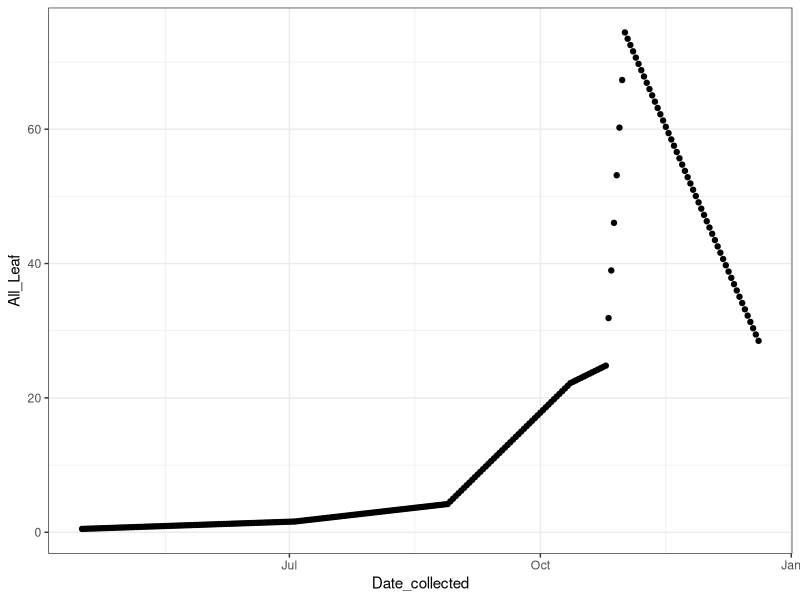
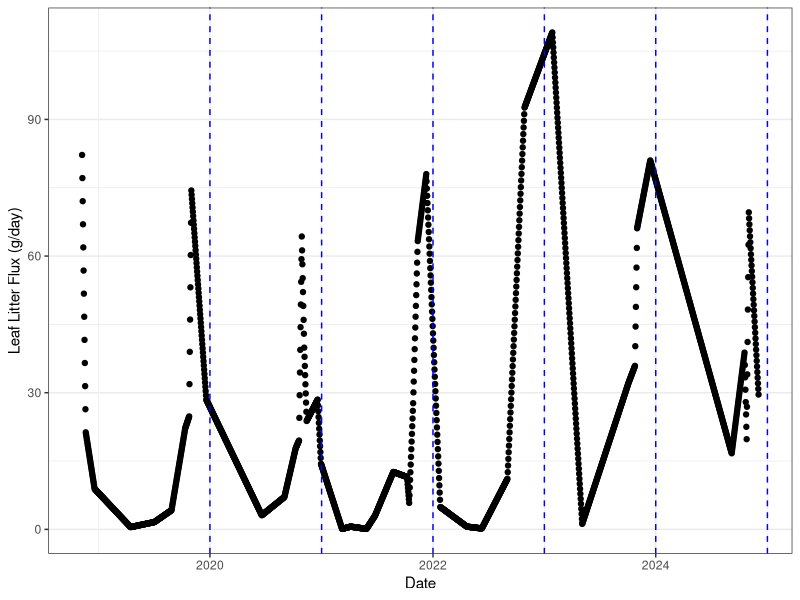
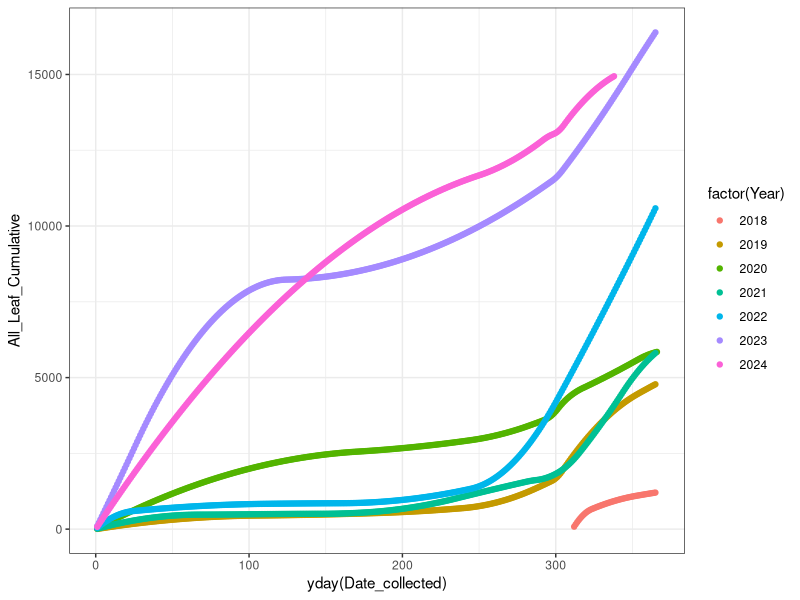
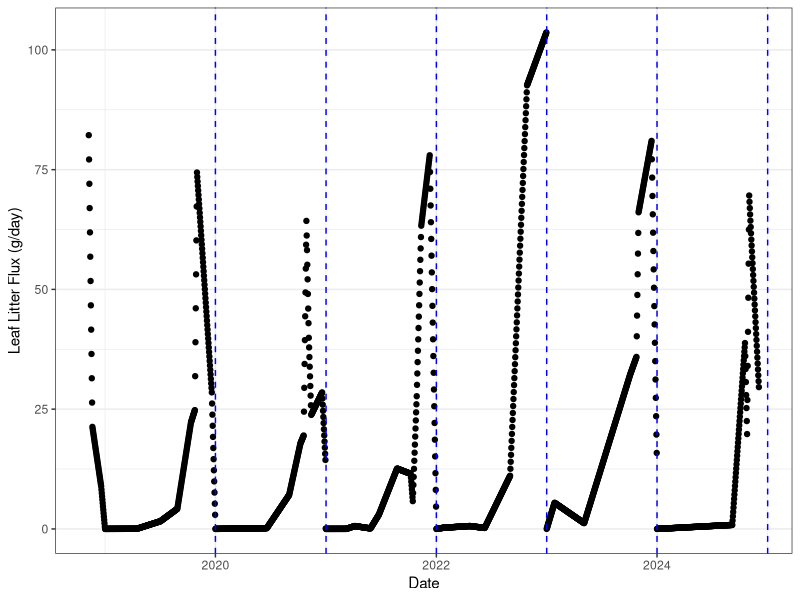
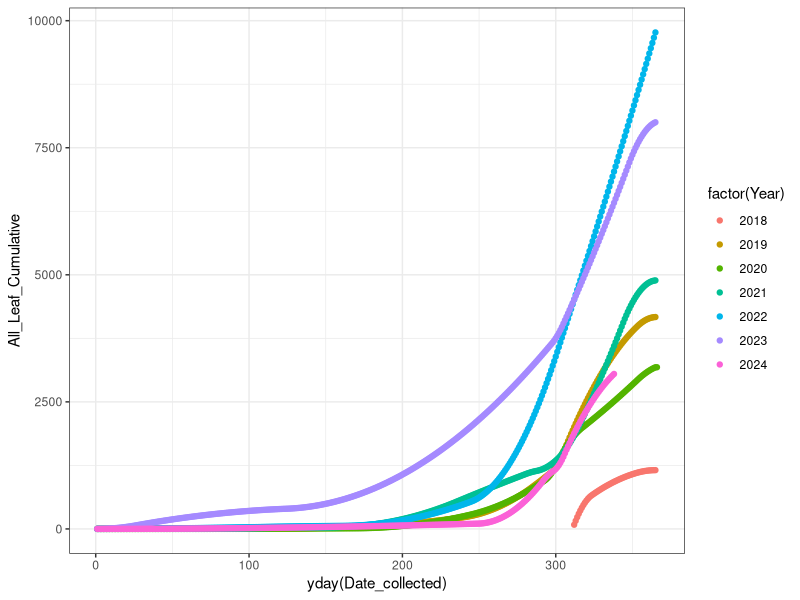

Write R code to recreate these figures, in order.
## ---- chunk 1
knitr::opts_chunk$set(echo = TRUE)

library(readr)
library(lubridate)
library(dplyr)
library(ggplot2)
library(tidyr)
library(zoo)
theme_set(theme_bw())
## ---- chunk 2
litter <- read_csv("TEMPEST litter data - Masses.csv", 
                   skip = 1, show_col_types = FALSE) 
## Convert date collected column into an actual date format,
## and isolate columns we care about
litter %>%
  filter(!is.na(Date_collected)) %>% 
  mutate(Date_collected = mdy(Date_collected),
         Year = year(Date_collected)) %>% 
  select(Plot, Trap, Date_collected, Year, 
         Leaf_ACRU, Leaf_FAGR, Leaf_LITU, Leaf_Other, All_Leaf) ->
  litter

message("data read ok! rows = ", nrow(litter))
## ---- chunk 3
## if else means; condition is na is all leaf; if true add species and put in all leaf; if false use what is in all leaf
litter %>% 
  mutate(All_Leaf = if_else(condition = is.na(All_Leaf),
                            true = Leaf_ACRU + Leaf_FAGR + Leaf_LITU + Leaf_Other,
                            false = All_Leaf)) ->
  litter

## ---- chunk 4
# for each plot and trap we want to compute the days

litter %>%
  arrange(Date_collected) %>%
  group_by(Plot, Trap) %>% 
  # compute the difference between collection dates. For a series of
  # size n, diff() returns n-1 intervals, so we add one NA at the front
  # because the first date has no elapsed time (since no previous date)
  mutate(elapsed_days = c(NA, diff(Date_collected))) %>% 
  ungroup() %>%
  arrange(Plot, Trap, Date_collected) %>% 
  ## finally compute flux: litter per day
  mutate(All_Leaf_perday = All_Leaf / elapsed_days) ->
  litter

## ---- chunk 5

## to interpolate between two dates, we need to create empty rows
## for example, if we collected on 10/1 and 10/10 right now we only have those rows in our data set
## so we need to create rows from 10/2 . . . 10/9 and then interpolate between the 10/1 flux and 10/10 flux to fill in those rows
## we will use complete() to generate the non-measured intervening dates
## and then we will use zoo::na.approx() to interpolate

# Date example
test <- tibble(day = mdy(c("10/20/2021", "10/31/2021")),
               values = c(60, 97))
test %>% 
  complete(day = seq(min(day), max(day), by = "day")) %>% 
  mutate(values = na.approx(values))

# Examine: just the control 'A' trap in 2019
litter %>% 
  filter(Plot == "C", Trap == "A", year(Date_collected) == 2019) %>% 
  select(Plot, Trap, Date_collected, All_Leaf) ->
  litter_C_A_example

# Generate a sequence between first and last collection dates
days_wanted <- seq(from = min(litter_C_A_example$Date_collected), 
                   to = max(litter_C_A_example$Date_collected), 
                   by = "day")

# Just as an EXAMPLE Generate for the entire year NOT IDEAL as
# this hard-codes dates which we don't want to do
## days_wanted <- seq(from = ymd ("2019-01-01"), 
                  # to = ymd ("2019-12-31"), 
                  # by = "day")

# We want all days for all combinations of plot and trap

litter_C_A_example %>%
  complete(Plot, Trap, Date_collected = days_wanted) %>%
  mutate(All_Leaf = na.approx(All_Leaf, na.rm = FALSE)) ->
  litter_C_A_2019

# Visualize our example control A 2019 data

ggplot(litter_C_A_2019, aes(x = Date_collected, y = All_Leaf)) +
  geom_point()

## ---- chunk 6
## Control trap A over all years

litter %>% 
  filter(Plot == "C", Trap == "A") %>% 
  select(Plot, Trap, Date_collected, Year, All_Leaf) ->
  litter_C_A_allyears

# Compute the dates we want to complete()
days_wanted <- seq(from = min(litter_C_A_allyears$Date_collected, na.rm = TRUE), 
                   to = max(litter_C_A_allyears$Date_collected, na.rm = TRUE), 
                   by = "day")

# Estimate daily fluxes for all days of all years
litter_C_A_allyears %>%
  # complete the dataset, inserting missing dates
  complete(Plot, Trap, Date_collected = days_wanted) %>%
  # interpolate
  mutate(All_Leaf = na.approx(All_Leaf, na.rm = FALSE),
         # re-compute this, since we inserted new dates
         Year = year(Date_collected)) %>% 
  # compute cumulative flux for each year
  group_by(Year) %>% 
  mutate(All_Leaf_Cumulative = cumsum(All_Leaf)) ->
  litter_C_A_daily

ggplot(litter_C_A_daily, aes(x = Date_collected, y = All_Leaf)) + 
  geom_point(na.rm = TRUE) +
  ylab("Leaf Litter Flux (g/day)") +
  xlab("Date") +
  geom_vline(xintercept = ymd(paste0(2020:2025, "-01-01")), 
             color = "blue", linetype = 2)

ggplot(litter_C_A_daily, aes(x = yday(Date_collected),
                             y = All_Leaf_Cumulative, 
                             color = factor(Year))) +
  geom_point(na.rm = TRUE) 

## ---- chunk 7
litter %>% 
  group_by(Year = year(Date_collected)) %>% 
  summarise(first = min(Date_collected), 
            last = max(Date_collected)) %>% 
  knitr::kable()
## ---- chunk 8
PREV_YEAR_FRAC <- 0.95
## ---- chunk 9

# Flag the first collections for each year, plot, trap
litter %>% 
  group_by(Year, Plot, Trap) %>% 
  # compare date collected with min date collected and assign it to "first"
  mutate(first = Date_collected == min(Date_collected)) %>% 
  ungroup() %>% 
  # we don't do this for 2018 data, the first year
  mutate(first = if_else(Year == 2018, FALSE, first)) ->
  litter

# Create artificial collections on 12/31 of the previous year
litter %>% 
  filter(first) %>% 
  mutate(Leaf_ACRU = PREV_YEAR_FRAC * Leaf_ACRU,
         Leaf_FAGR = PREV_YEAR_FRAC * Leaf_FAGR,
         Leaf_LITU = PREV_YEAR_FRAC * Leaf_LITU,
         Leaf_Other = PREV_YEAR_FRAC * Leaf_Other,
         All_Leaf = PREV_YEAR_FRAC * All_Leaf,
         Date_collected = ymd(paste0(Year - 1, "-12-31")),
         Year = year(Date_collected)) ->
  inferred_end_of_year

# Create artificial collections on 1/1 of the current year
litter %>% 
  filter(first) %>% 
  mutate(Leaf_ACRU = 0,
         Leaf_FAGR = 0,
         Leaf_LITU = 0,
         Leaf_Other = 0,
         All_Leaf = 0,
         Date_collected = ymd(paste0(Year, "-01-01"))) ->
  inferred_start_of_year

# Adjust the first collections to 5% of their value
litter %>% 
  filter(first) %>% 
  mutate(Leaf_ACRU = (1 - PREV_YEAR_FRAC) * Leaf_ACRU,
         Leaf_FAGR = (1 - PREV_YEAR_FRAC) * Leaf_FAGR,
         Leaf_LITU = (1 - PREV_YEAR_FRAC) * Leaf_LITU,
         Leaf_Other = (1 - PREV_YEAR_FRAC) * Leaf_Other,
         All_Leaf = (1 - PREV_YEAR_FRAC) * All_Leaf) ->
  new_firsts

# Combine these together and re-compute things
litter %>% 
  # get rid of original first numbers/data "!" b/c we've recalculated these
  filter(!first) %>% 
  # add rows; take litter dataset, drop away first data collection and add on 
    # new data calculations, 12/31, & 1/1 dates
  bind_rows(new_firsts, inferred_end_of_year, inferred_start_of_year) %>% 
  # re-do the elapsed_days calculation
  arrange(Date_collected) %>%
  group_by(Plot, Trap) %>% 
  mutate(elapsed_days = c(NA, diff(Date_collected))) %>% 
  ungroup() %>%
  mutate(All_Leaf_perday = All_Leaf / elapsed_days) ->
  litter_adjusted

## ---- chunk 10
litter_adjusted %>% 
  filter(Plot == "C", Trap == "A") %>% 
  select(Plot, Trap, Date_collected, Year, All_Leaf) ->
  litter_C_A_allyears

# Compute the dates we want to complete()
days_wanted <- seq(from = min(litter_C_A_allyears$Date_collected, na.rm = TRUE), 
                   to = max(litter_C_A_allyears$Date_collected, na.rm = TRUE), 
                   by = "day")

# Estimate daily fluxes for all days of all years
litter_C_A_allyears %>%
  # complete the dataset, inserting missing dates
  complete(Plot, Trap, Date_collected = days_wanted) %>%
  # interpolate
  mutate(All_Leaf = na.approx(All_Leaf, na.rm = FALSE),
         # re-compute this, since we inserted new dates
         Year = year(Date_collected)) %>% 
  # compute cumulative flux for each year
  group_by(Year) %>% 
  mutate(All_Leaf_Cumulative = cumsum(All_Leaf)) ->
  litter_C_A_daily

ggplot(litter_C_A_daily, aes(x = Date_collected, y = All_Leaf)) + 
  geom_point(na.rm = TRUE) +
  ylab("Leaf Litter Flux (g/day)") +
  xlab("Date") +
  geom_vline(xintercept = ymd(paste0(2020:2025, "-01-01")), 
             color = "blue", linetype = 2)

ggplot(litter_C_A_daily, aes(x = yday(Date_collected),
                             y = All_Leaf_Cumulative, 
                             color = factor(Year))) +
  geom_point(na.rm = TRUE) 

## ---- chunk 11
## Next steps:
# 1. extend litter control A example to plot total litter biomass by year; 
# take litter adjust and compute total flux for each year

litter_adjusted %>%
  arrange(Date_collected) %>%
  group_by(Plot, Trap) %>% 
  # compute the difference between collection dates. For a series of
  # size n, diff() returns n-1 intervals, so we add one NA at the front
  # because the first date has no elapsed time (since no previous date)
  mutate(elapsed_days = c(NA, diff(Date_collected))) %>% 
  ungroup() %>%
  arrange(Plot, Trap, Date_collected) %>% 
  ## finally compute flux: litter per day
  mutate(All_Leaf_perday = All_Leaf / elapsed_days) ->
  litter_adj_perday

days_wanted_adj <- seq(from = min(litter_adj_perday$Date_collected), 
                   to = max(litter_adj_perday$Date_collected), 
                   by = "day")

litter_adj_perday %>%
  complete(Plot, Trap, Date_collected = days_wanted_adj) %>%
  mutate(All_Leaf = na.approx(All_Leaf, na.rm = FALSE)) ->
  litter_adj_perday_complete

# ALICE: I have simplified things above and changed it so we're not
# filtering for control A anymore; we want to process and visualize
# ALL the data.

# 2. plot

# ggplot(litter_C_A_adj_allyrs, aes(x = Date_collected, y = All_Leaf)) +
#   geom_point()


# Annual flux by plot and trap
litter_adj_perday_complete %>%
  mutate(Year = year(Date_collected)) %>%
# group by plot, trap, year
  group_by(Plot, Trap, Year) %>%
# sum up the daily fluxes to an annual values
  summarise(All_Leaf_peryear = sum(All_Leaf), .groups = "drop") ->
  litter_annual_fluxes

# ALICE: 
# 1. Look at the resulting dataset computed above. Do the columns and rows make sense?
# 2. How should we plot this?

# plot
# ggplot(aes(Year, All_Leaf_peryear, color = Plot)) + geom_point() + geom_line()

